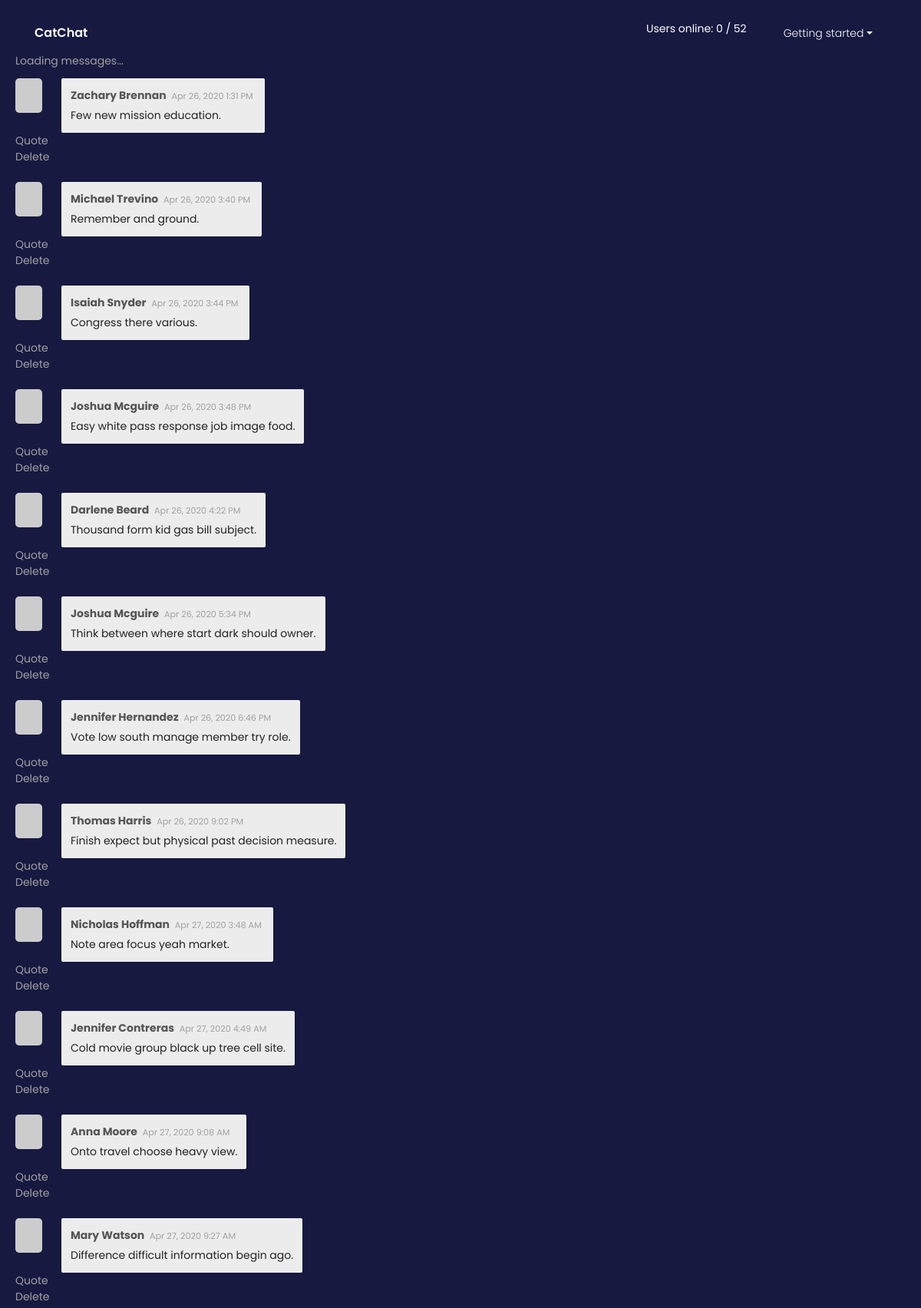
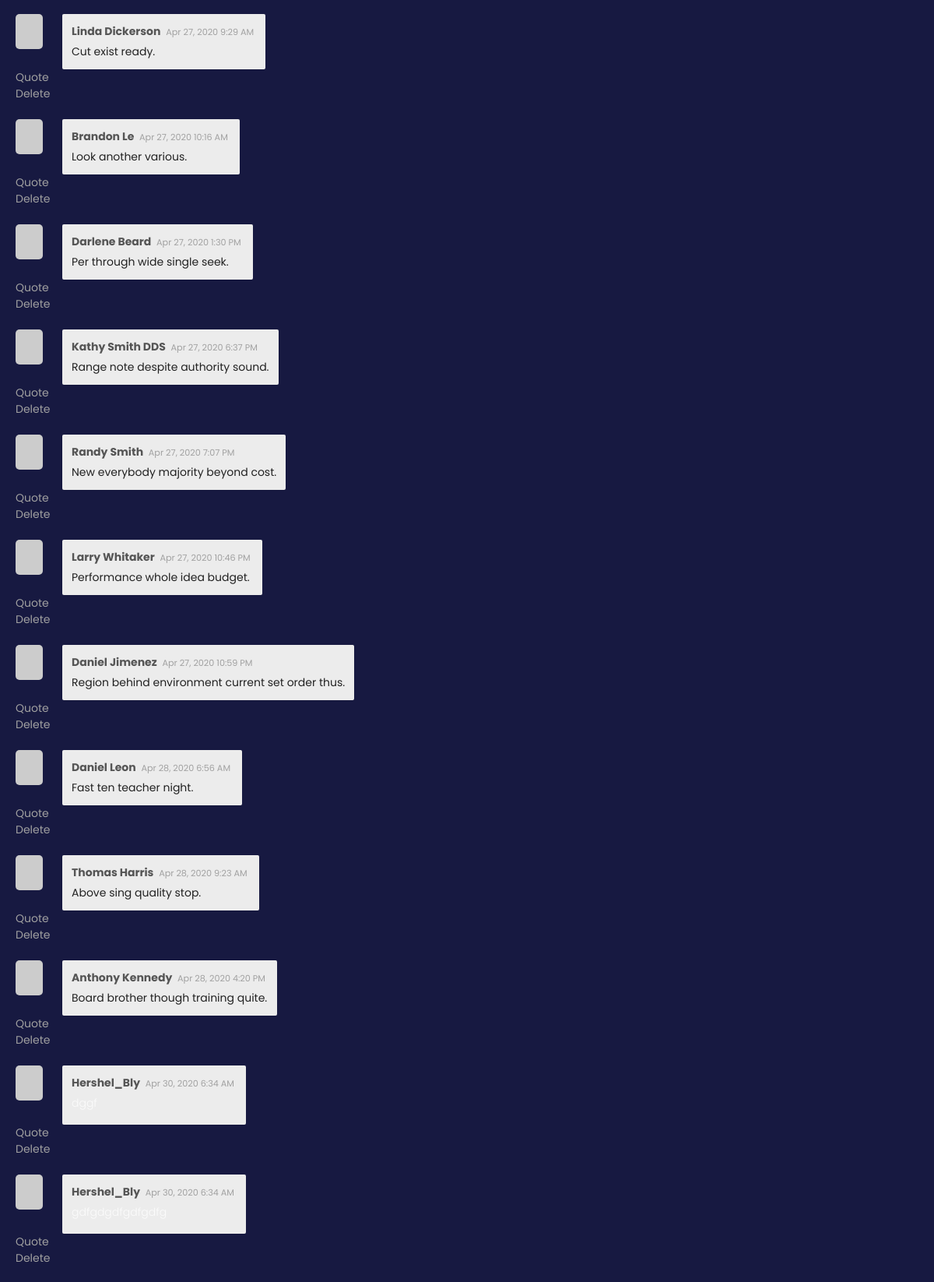
Screenshot of / (signed in, upper part) with the database file from the repository (2 pictures, top to bottom).
### catchat/models.py (models this page shows, shortened)
class Message(db.Model):
    id = db.Column(db.Integer, primary_key=True)
    body = db.Column(db.Text, nullable=False)
    timestamp = db.Column(db.DateTime, default=datetime.utcnow, index=True)
    author_id = db.Column(db.Integer, db.ForeignKey('user.id'))
    author = db.relationship('User', back_populates='messages')

class User(UserMixin, db.Model):
    id = db.Column(db.Integer, primary_key=True)
    access_token = db.Column(db.String(128))
    email = db.Column(db.String(254), unique=True, nullable=False)
    nickname = db.Column(db.String(30))
    password_hash = db.Column(db.String(128))
    email_hash = db.Column(db.String(128))
    github = db.Column(db.String(255))
    website = db.Column(db.String(255))
    bio = db.Column(db.String(120))
    messages = db.relationship('Message', back_populates='author', cascade='all')
    @property
    def is_admin(self):
        return self.email == current_app.config['CATCHAT_ADMIN_EMAIL']
    @property
    def gravatar(self):
        return 'https://gravatar.com/avatar/%s?d=monsterid' % self.email_hash

### catchat/blueprints/chat.py (the view)
@chat_bp.route('/')
def home():
    amount = current_app.config['CATCHAT_MESSAGE_PER_PAGE']
    messages = Message.query.order_by(Message.timestamp.asc())[-amount:]
    user_amount = User.query.count()
    return render_template('chat/home.html', messages=messages, user_amount=user_amount)

### catchat/extensions.py (called while the page is built)
@login_manager.user_loader
def load_user(user_id):
    from catchat.models import User
    return User.query.get(int(user_id))

### catchat/templates/chat/home.html (shortened to what this page needs)
{% extends 'base.html' %}
{% block content %}
    <div class="pusher">
        <div class="chat-box">
            <div class="messages">
                <div>Loading messages...</div>
                {% include 'chat/_messages.html' %}
            </div>
        </div>
    </div>
{% endblock %}

### catchat/templates/chat/_message.html (shortened to what this page needs)
<div class="msg-box">
    <div class="picture">
        <img class="pop-card" data-position="right center" data-offset="-40"
             data-href="{{ url_for('chat.get_profile', user_id=message.author.id) }}"
             src="{{ message.author.gravatar }}">
    </div>
    <div class="msg">
        <span class="nickname">{{ message.author.nickname }}</span>
        <small class="timestamp">{{ moment(message.timestamp).format('lll') }}</small>
        <span class="message-body">{{ message.body|safe }}</span>
    </div>
    {% if current_user.is_authenticated %}
        <div>
            <div class="menu" data-offset="-33">
                <div class="item quote-button"> Quote</div>
                {% if current_user == message.author or current_user.is_admin %}
                    <div class="item delete-button"
                         data-href="{{ url_for('chat.delete_message', message_id=message.id) }}"
                         onclick="confirm('Are you sure?')">
                         Delete
                    </div>
                {% endif %}
            </div>
        </div>
    {% endif %}
</div>

### rows the page displays
Message: author.nickname "Zachary Brennan", timestamp "Apr 26, 2020 1:31 PM", body "Few new mission education."
Message: author.nickname "Michael Trevino", timestamp "Apr 26, 2020 3:40 PM", body "Remember and ground."
Message: author.nickname "Isaiah Snyder", timestamp "Apr 26, 2020 3:44 PM", body "Congress there various."
Message: author.nickname "Joshua Mcguire", timestamp "Apr 26, 2020 3:48 PM", body "Easy white pass response job image food."
Message: author.nickname "Darlene Beard", timestamp "Apr 26, 2020 4:22 PM", body "Thousand form kid gas bill subject."
Message: author.nickname "Joshua Mcguire", timestamp "Apr 26, 2020 5:34 PM", body "Think between where start dark should owner."
Message: author.nickname "Jennifer Hernandez", timestamp "Apr 26, 2020 6:46 PM", body "Vote low south manage member try role."
Message: author.nickname "Thomas Harris", timestamp "Apr 26, 2020 9:02 PM", body "Finish expect but physical past decision measure."
Message: author.nickname "Nicholas Hoffman", timestamp "Apr 27, 2020 3:48 AM", body "Note area focus yeah market."
Message: author.nickname "Jennifer Contreras", timestamp "Apr 27, 2020 4:49 AM", body "Cold movie group black up tree cell site."
Message: author.nickname "Anna Moore", timestamp "Apr 27, 2020 9:08 AM", body "Onto travel choose heavy view."
Message: author.nickname "Mary Watson", timestamp "Apr 27, 2020 9:27 AM", body "Difference difficult information begin ago."
Message: author.nickname "Linda Dickerson", timestamp "Apr 27, 2020 9:29 AM", body "Cut exist ready."
Message: author.nickname "Brandon Le", timestamp "Apr 27, 2020 10:16 AM", body "Look another various."
Message: author.nickname "Darlene Beard", timestamp "Apr 27, 2020 1:30 PM", body "Per through wide single seek."
Message: author.nickname "Kathy Smith DDS", timestamp "Apr 27, 2020 6:37 PM", body "Range note despite authority sound."
Message: author.nickname "Randy Smith", timestamp "Apr 27, 2020 7:07 PM", body "New everybody majority beyond cost."
Message: author.nickname "Larry Whitaker", timestamp "Apr 27, 2020 10:46 PM", body "Performance whole idea budget."
Message: author.nickname "Daniel Jimenez", timestamp "Apr 27, 2020 10:59 PM", body "Region behind environment current set order thus."
Message: author.nickname "Daniel Leon", timestamp "Apr 28, 2020 6:56 AM", body "Fast ten teacher night."
Message: author.nickname "Thomas Harris", timestamp "Apr 28, 2020 9:23 AM", body "Above sing quality stop."
Message: author.nickname "Anthony Kennedy", timestamp "Apr 28, 2020 4:20 PM", body "Board brother though training quite."
Message: author.nickname "Hershel_Bly", timestamp "Apr 30, 2020 6:34 AM"
Message: author.nickname "Hershel_Bly", timestamp "Apr 30, 2020 6:34 AM"

### other values shown
{{ user_amount }} "52"
